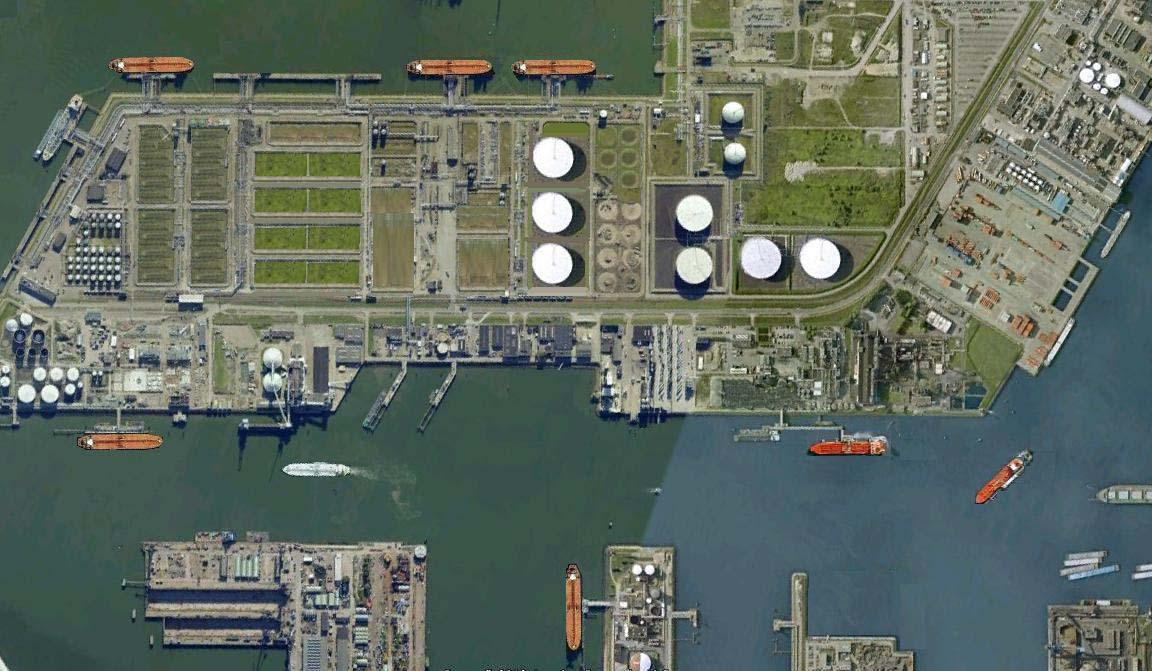
%> input picture 图像预处理/港口变换/00008.jpg, 1152 x 671 px
$ octave yuanhough.m   (GNU Octave 9; MATLAB toolbox functions it lacks are replaced by stand-ins)
%> lines starting %> are read from the running program, lines starting %| are printed output that depends on the picture; in (x1, y1, x2, y2) boxes, pixels count from 0 and x2, y2 are one past the last pixel; in counts of white or black regions, pixels touching at a corner belong together; the program's own positions count from 1
%%MATLAB工具箱中的Hough变换函数进行边缘检测
I=imread('00008.jpg');
%> I is the input picture: size 671x1152x3 uint8; mean R, G, B 97.1, 108.1, 97.4
I1 = rgb2gray(I);%转化为灰度图像
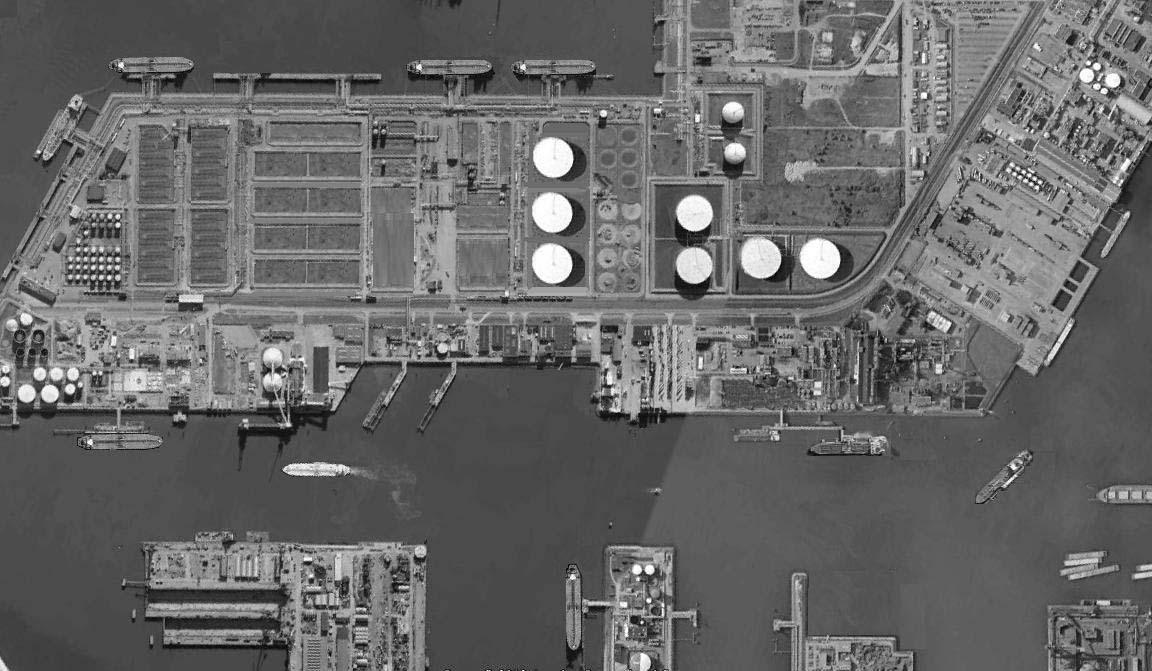
%> I1: size 671x1152 uint8; min 0, max 255, mean 103.6
%figure,imshow(I);
[h,~]=size(I1);
%> h = 671
img_thresh = graythresh(I1);
%> img_thresh = 0.455
I2 = imbinarize(I1,img_thresh);
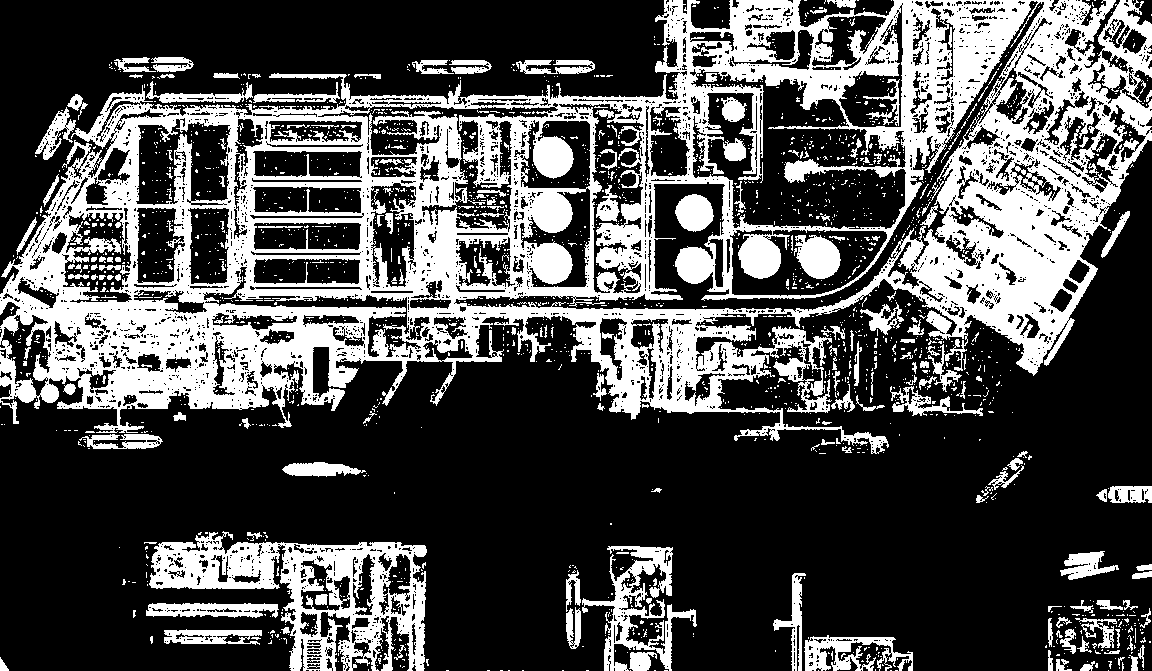
%> I2: size 671x1152 logical; 30.8% white; 2080 white regions (1886 under 20 px), largest, box (x1, y1, x2, y2) and area: (0, 0, 1152, 454) 183454, (149, 531, 427, 671) 15345, (582, 546, 697, 671) 4290
figure,imshow(I2);
se=strel('square',7);
k=imdilate(I2,se);
%> k: size 671x1152 logical; 55.7% white; 316 black regions (179 under 20 px), largest, box (x1, y1, x2, y2) and area: (0, 144, 1152, 671) 252554, (0, 0, 661, 270) 58754, (658, 187, 720, 306) 2554
k=imerode(k,se);
%> k: size 671x1152 logical; 44.8% white; 128 white regions (103 under 20 px), largest, box (x1, y1, x2, y2) and area: (0, 0, 1152, 454) 296355, (144, 531, 429, 671) 25767, (566, 546, 697, 671) 8461
k=imfill(k,'holes');
%> k: size 671x1152 logical; 54.9% white; 18 black regions, largest, box (x1, y1, x2, y2) and area: (0, 141, 1152, 671) 279341, (0, 0, 664, 273) 66067, (691, 0, 730, 28) 950
figure,imshow(k);%初步分割结束
BW = bwperim(k);      %轮廓提取
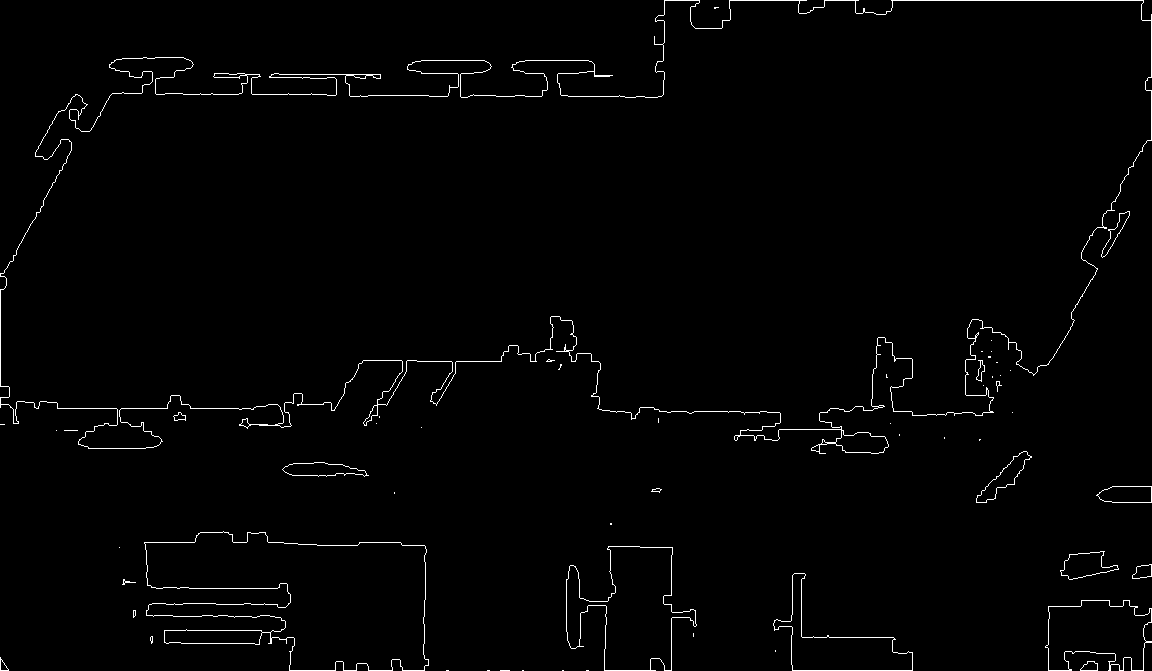
%> BW: size 671x1152 logical; 1.4% white in thin lines or dots
figure,imshow(BW);
%对图像进行Hough变换
[H,T,R]=hough(BW);  %[H,theta,rho]
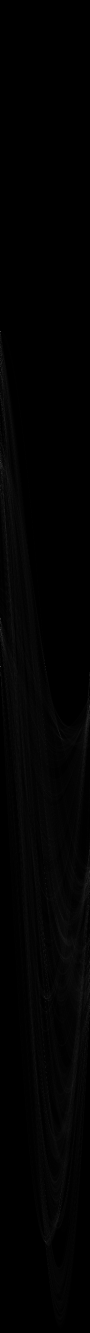
%> H: size 2665x180 double (shown at 1/2 size); min 0, max 402, mean 3.9; drawn with min black and max white
%> T = 180 values from -90 to 89; R = 2665 values from -1332 to 1332
%显示变换域
figure,imshow(imadjust(rescale(H)),'XData',T,'YData',R,...
              'InitialMagnification','fit');
%> after `imshow(imadjust(rescale(H)),'XData',T,'YData',R,... 'InitialMagnificat`:
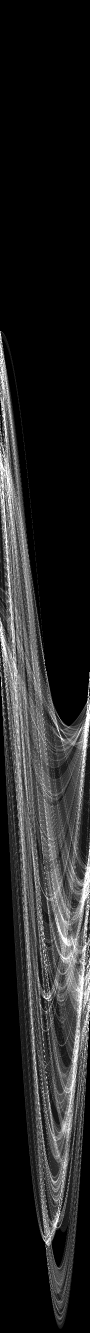
%> displayed picture: size 2665x180, on the screen's scale of 0 to 255 (shown at 1/2 size); min 0, max 255, mean 37.6
xlabel('\theta');ylabel('\rho');
axis on,axis normal,hold on
title('变换域');
%计算变换域峰值
P=houghpeaks(H,5,'threshold',ceil(0.3*max(H(:))));
%> P = [1333 1; 663 1; 925 1; 2484 91; 1237 1]
x=T(P(:,2));y=R(P(:,1));
%> after `x=T(P(:,2))`: x = [-90 -90 -90 0 -90]
%> after `y=R(P(:,1))`: y = [0 -670 -408 1151 -96]
plot(x,y,'s','color','red');
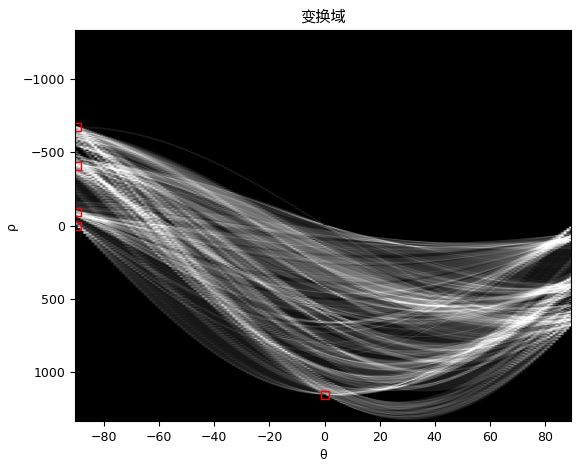
%> figure redrawn from the program's plot data
%标记直线
lines=houghlines(BW,T,R,P,'FillGap',50,'MinLength',10);
%> lines = 13 lines; longest, point1 to point2 (x, y): (665, 1) to (1144, 1), (290, 671) to (672, 671), (13, 409) to (378, 409), (430, 97) to (662, 97), (1152, 15) to (1152, 141), (793, 671) to (913, 671)
figure,imshow(I1),hold on
max_len=0;
for k=1:length(lines)
    xy=[lines(k).point1;lines(k).point2];
    plot(xy(:,1),xy(:,2),'LineWidth',2,'Color','white');
    %Plot beginning and ends of lines
    plot(xy(1,1),xy(1,2),'xw','LineWidth',2);
    plot(xy(2,1),xy(2,2),'xw','LineWidth',2);
    %Determine the endpoints of the longest line segment
    len=norm(lines(k).point1-lines(k).point2);
    if(len>max_len)
        max_len=len;
        xy_long=xy;
    end
end
%> this loop made 13 passes
%> (len, max_len, xy_long) on pass 1: (479, 479, [665 1; 1144 1])
%> (xy, len) on passes 2 to 7: ([290 671; 672 671], 382), ([793 671; 913 671], 120), ([1049 671; 1144 671], 95), ([13 409; 378 409], 365), ([598 409; 655 409], 57), ([831 409; 894 409], 63)
title('检测结果')
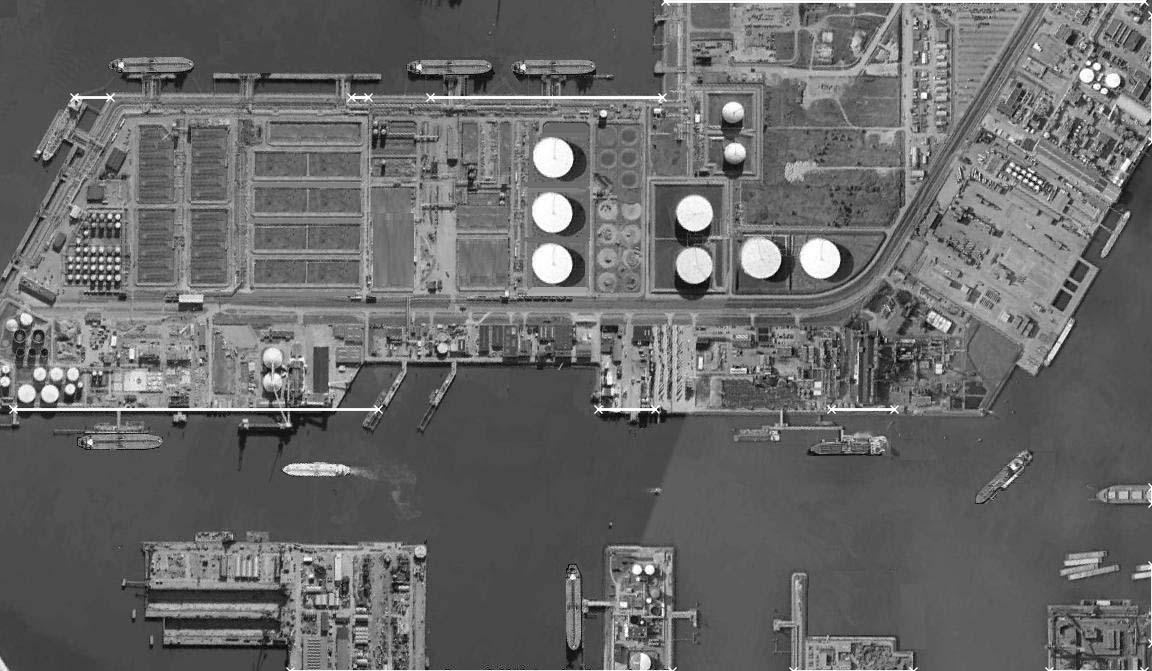
%> figure redrawn from the program's plot data; its title reads '检测结果'

$ run again, with 图像预处理/港口变换/00002.jpg copied over 图像预处理/港口变换/00008.jpg
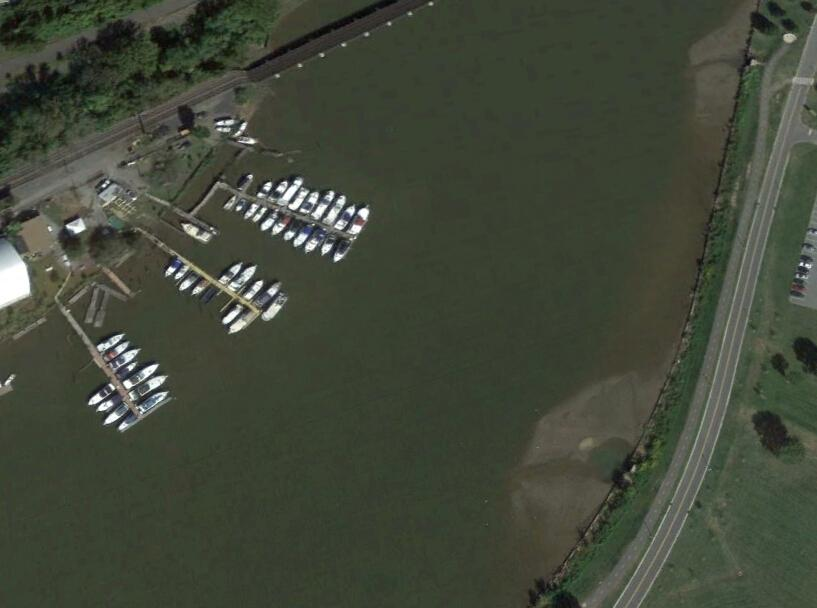
%> input picture 图像预处理/港口变换/00002.jpg, 817 x 608 px
%> I is the input picture: size 608x817x3 uint8; mean R, G, B 66, 72, 57.5
%> img_thresh = 0.424
%> `I2 = imbinarize(I1,img_thresh);`:
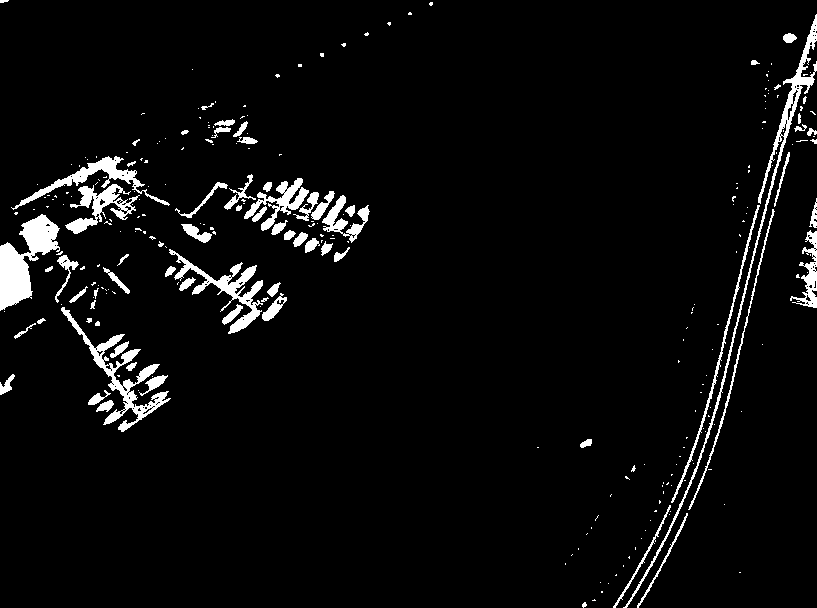
%> I2: size 608x817 logical; 4.5% white; 273 white regions (200 under 20 px), largest, box (x1, y1, x2, y2) and area: (0, 214, 60, 311) 2729, (623, 14, 817, 608) 2557, (61, 307, 171, 432) 2141
%> BW: size 608x817 logical; 1.1% white in thin lines or dots
%> T = 180 values from -90 to 89; R = 2037 values from -1018 to 1018
%> P = [1835 91; 1803 105; 1799 109; 1019 91; 1848 119]
%> x = [0 14 18 0 28]
%> y = [816 784 780 0 829]
%> lines = 10 lines; longest, point1 to point2 (x, y): (710, 397) to (767, 171), (774, 145) to (817, 15), (817, 15) to (817, 144), (617, 608) to (673, 503), (817, 199) to (817, 308), (1, 246) to (1, 311)
%> the loop `for k=1:length(lines)` made 10 passes
%> (len, max_len, xy_long) on passes 1, 3: (129, 129, [817 15; 817 144]), (233.1, 233.1, [710 397; 767 171])
%> `title('检测结果')`:
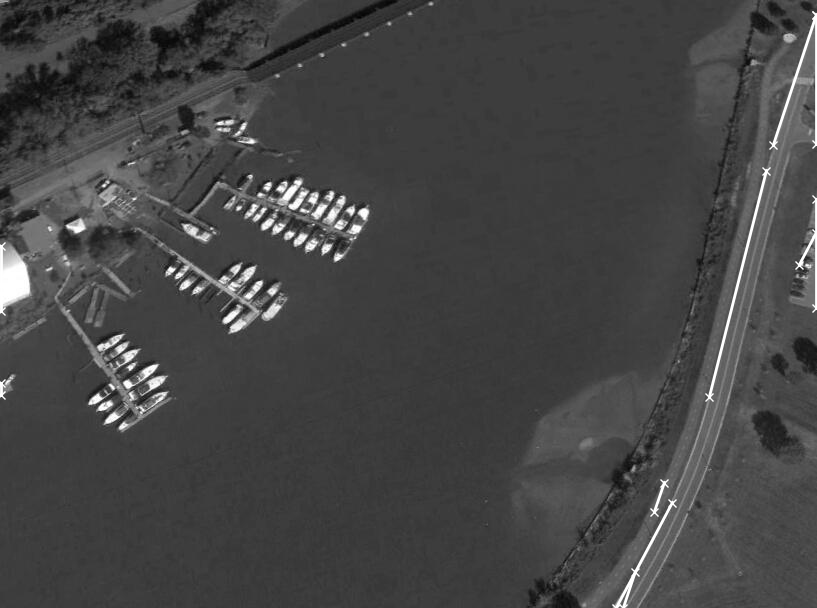
%> figure redrawn from the program's plot data; its title reads '检测结果'

$ run again, with 图像预处理/港口变换/00003.jpg copied over 图像预处理/港口变换/00008.jpg
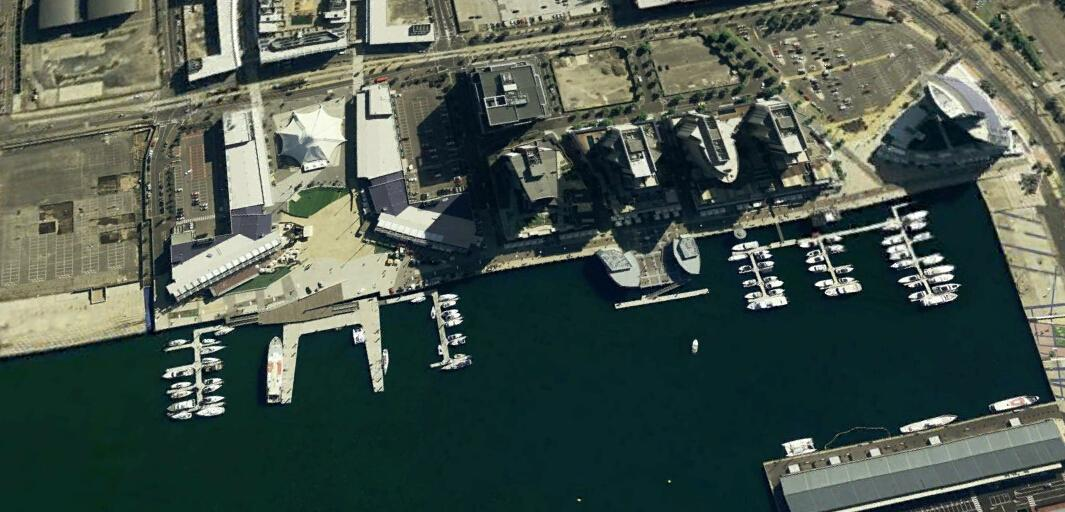
%> input picture 图像预处理/港口变换/00003.jpg, 1065 x 512 px
%> I is the input picture: size 512x1065x3 uint8; mean R, G, B 73.5, 86.9, 77.5
%> img_thresh = 0.373
%> `I2 = imbinarize(I1,img_thresh);`:
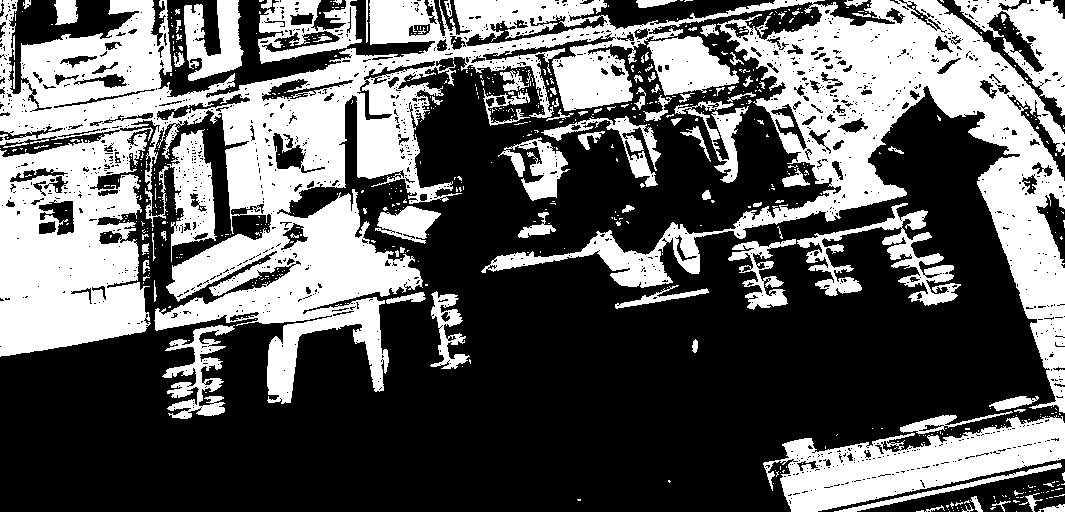
%> I2: size 512x1065 logical; 38.2% white; 670 white regions (573 under 20 px), largest, box (x1, y1, x2, y2) and area: (0, 0, 1065, 413) 153617, (763, 415, 1065, 512) 14016, (797, 203, 961, 306) 4458
%> BW: size 512x1065 logical; 1.9% white in thin lines or dots
%> T = 180 values from -90 to 89; R = 2363 values from -1181 to 1181
%> P = [1182 1; 2246 91; 1182 91]
%> x = [-90 0 0]
%> y = [0 1064 0]
%> lines = 5 lines; point1 to point2 (x, y): (1065, 14) to (1065, 512), (218, 1) to (693, 1), (1, 1) to (1, 357), (763, 1) to (1054, 1), (1, 1) to (167, 1)
%> the loop `for k=1:length(lines)` made 5 passes
%> (len, max_len, xy_long) on passes 1, 2, 4: (166, 166, [1 1; 167 1]), (475, 475, [218 1; 693 1]), (498, 498, [1065 14; 1065 512])
%> `title('检测结果')`:
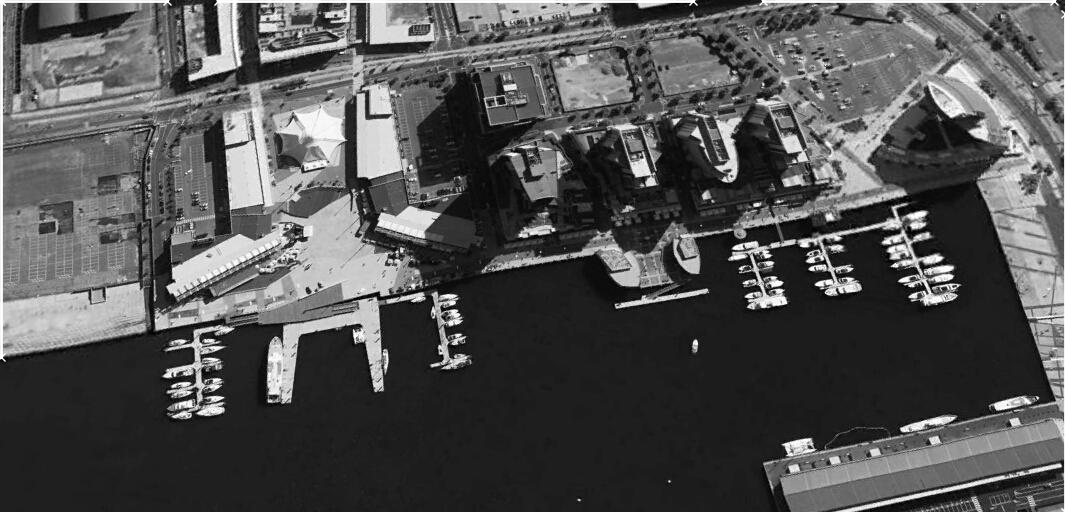
%> figure redrawn from the program's plot data; its title reads '检测结果'

$ run again, with 图像预处理/港口变换/00004.jpg copied over 图像预处理/港口变换/00008.jpg
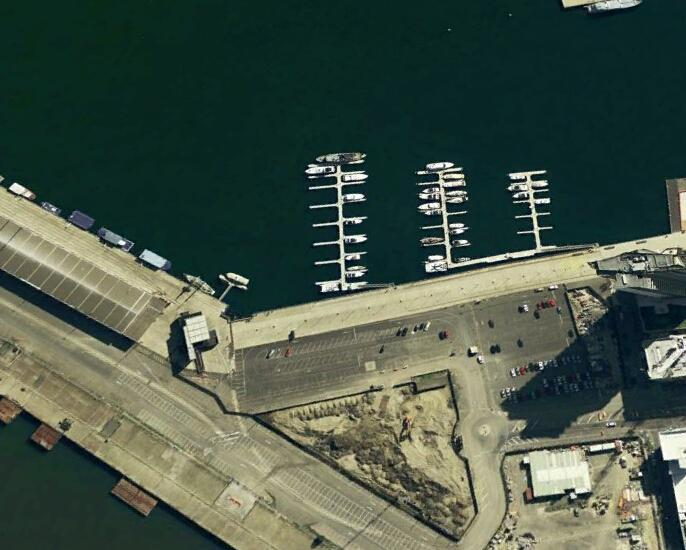
%> input picture 图像预处理/港口变换/00004.jpg, 686 x 550 px
%> I is the input picture: size 550x686x3 uint8; mean R, G, B 70.7, 85.3, 71.9
%> img_thresh = 0.361
%> I2: size 550x686 logical; 38.6% white; 210 white regions (184 under 20 px), largest, box (x1, y1, x2, y2) and area: (0, 165, 686, 550) 136845, (633, 418, 686, 469) 1602, (644, 334, 686, 379) 1393
%> BW: size 550x686 logical; 1.4% white in thin lines or dots
%> T = 180 values from -90 to 89; R = 1757 values from -878 to 878
%> P = [330 1; 1564 91; 879 91]
%> x = [-90 0 0]
%> y = [-549 685 0]
%> lines = 4 lines; point1 to point2 (x, y): (233, 550) to (686, 550), (1, 177) to (1, 420), (686, 322) to (686, 550), (686, 179) to (686, 267)
%> the loop `for k=1:length(lines)` made 4 passes
%> (len, max_len, xy_long) on pass 1: (453, 453, [233 550; 686 550])
%> `title('检测结果')`:
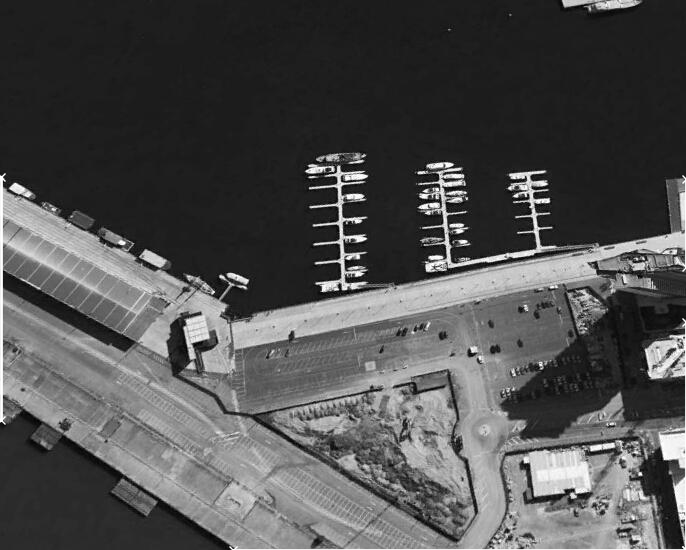
%> figure redrawn from the program's plot data; its title reads '检测结果'
